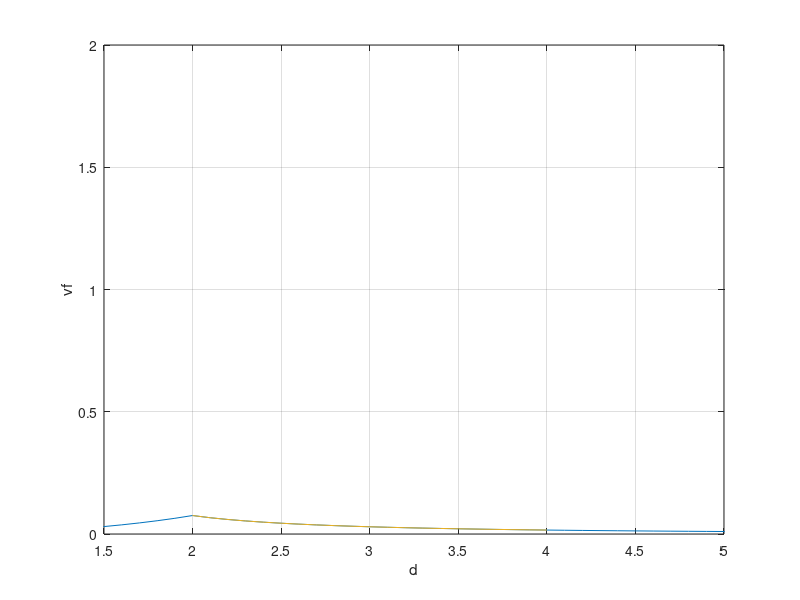

Write MATLAB code to recreate this figure. (Note: this script raises an error after producing the figure.)
clc; clear; close all;

inp_file = "viewfactor_result.dat";
out_file = "Radiation_InitVF_Prefs.txt";

%% ------------------------------------------------------------------------
d = 1:0.1:8;
vf = zeros(1,length(d));

fun1 = @(c, d) (2.*c - sin(2.*c)) ./ sqrt(d.*d - 4.*cos(c).*cos(c)) .* sin(2.*c);
fun2 = @(c, d) sqrt(1 - 4/d/d .* cos(c).^2) .* sin(c).^2;

for i = 1:length(d)
    if d(i) < 2
        q = integral(@(ita) fun1(ita, d(i)), acos(d(i)^2/4), pi/2);
        vf(i) = 4/(2+d(i)) * q / (d(i)*pi) + d(i)^2/16*(d(i)-2);
    else
        q = integral(@(ita) fun1(ita, d(i)), 0, pi/2);
        vf(i) = q / (d(i)*pi);
    end
end


figure
plot(d, vf, LineWidth=2)
xlabel 'd'
ylabel 'vf'
xlim([1.5 5])
grid on
hold on


%% ------------------------------------------------------------------------
d = 2:0.1:4;
vf = zeros(1,length(d));

for i = 1:length(d)
    q = integral(@(c) fun2(c, d(i)), 0, pi/2);
    vf(i) = 0.5 - 2/pi*q;
end

plot(d, vf, LineWidth=2)
hold on


%% ------------------------------------------------------------------------
data = importdata(inp_file);
data = data.data(data.data(:,2) > 0, :);

% vf_voro = data(:, 5);
vf_voro = data(:, 4);
d_voro  = data(:,3)./0.03;

vf_max = 0.5 - 2/pi*integral(@(c) fun2(c, 2), 0, pi/2);

for i=1:length(d_voro)
    if (d_voro(i) <= 2.0)
        vf_voro(i) = min(vf_voro(i), vf_max);
    else
        q = integral(@(c) fun2(c, d_voro(i)), 0, pi/2);
        tmp_vf = 0.5 - 2/pi*q;

        vf_voro(i) = min(vf_voro(i), tmp_vf);
    end
end


scatter(d_voro, vf_voro, Marker="+", MarkerEdgeColor="Black")


fileID = fopen(out_file, "w");
fprintf(fileID, "%d\n", length(d_voro));
for i=1:length(d_voro)
    if (data(i,1) < data(i,2))
        fprintf(fileID, "%d %d %.18f %.18f\n", data(i, 1), data(i, 2), vf_voro(i), d_voro(i));
%         fprintf(fileID, "%d %d %.18f\n", data(i, 1), data(i, 2), vf_voro(i));
    else
        fprintf(fileID, "%d %d %.18f %.18f\n", data(i, 2), data(i, 1), vf_voro(i), d_voro(i));
%         fprintf(fileID, "%d %d %.18f\n", data(i, 2), data(i, 1), vf_voro(i));
    end
end
fclose(fileID);


%--------------------------
figure
histogram(vf_voro)


%--------------------------
disp(['max distance: ' num2str(max(d_voro))]);

figure
histogram(d_voro)


